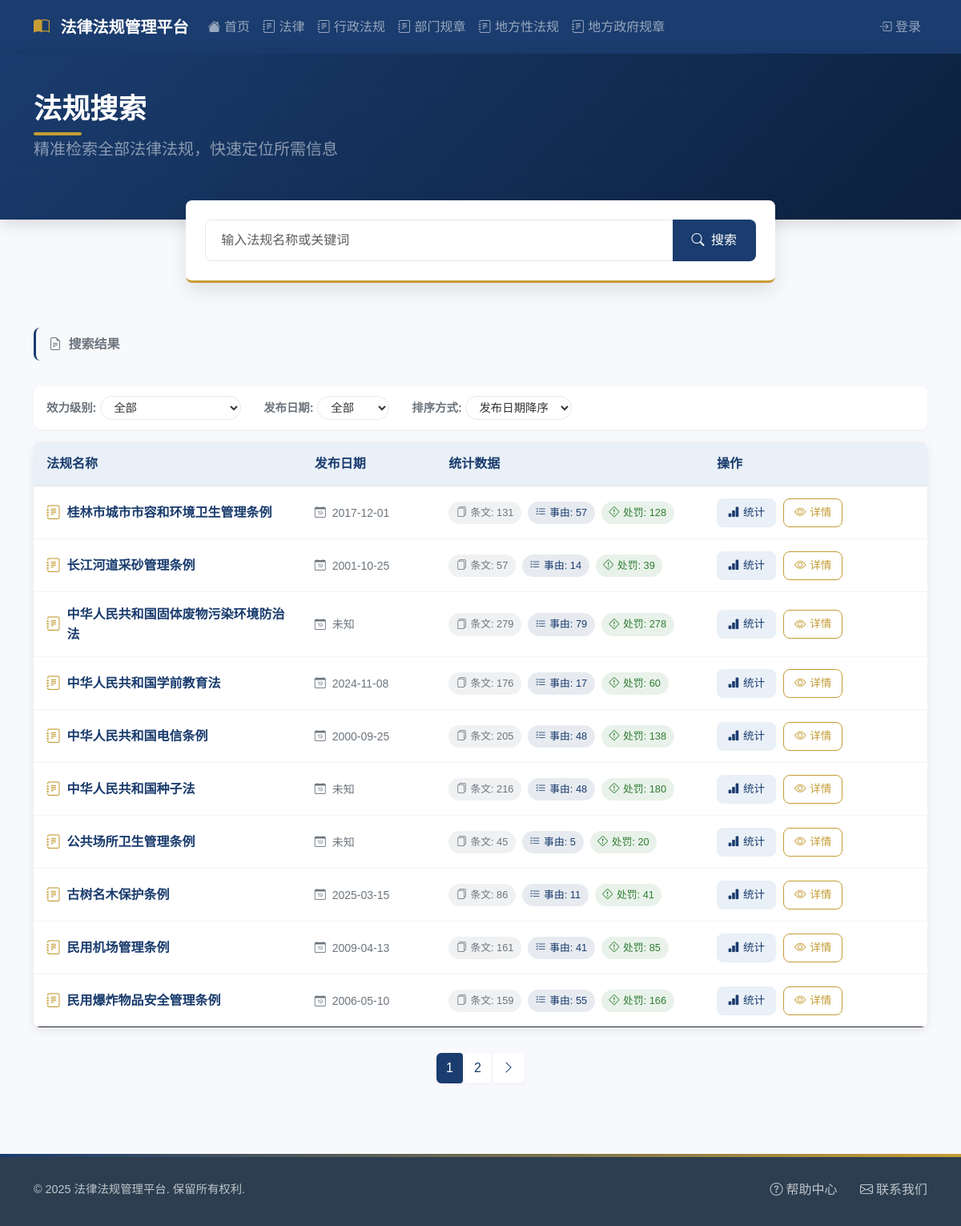
The app's page /search/regulations, older data.
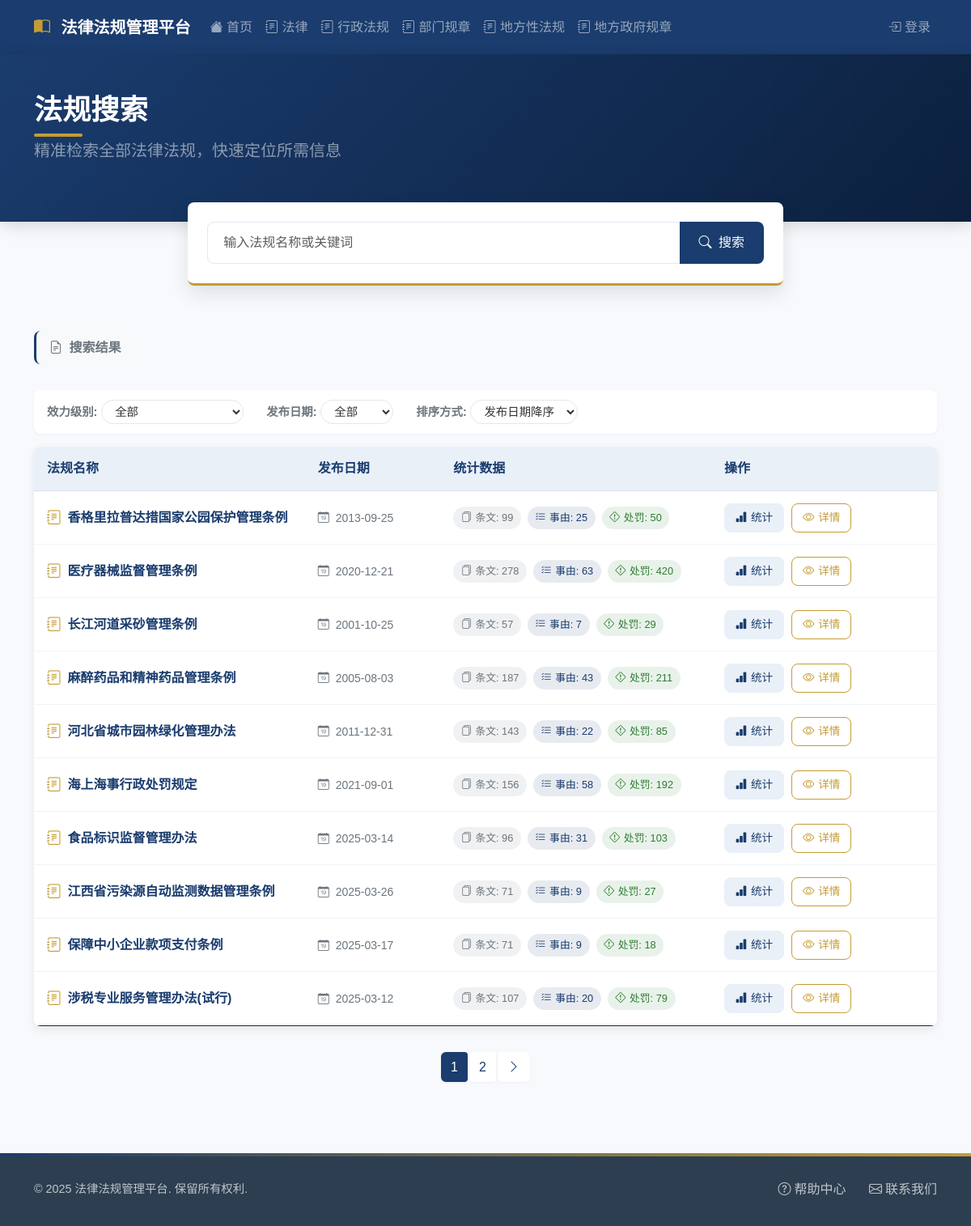
The same page, newer data.
### models.py (models this page shows)
class LegalRegulation(db.Model):
    id = db.Column(db.Integer, primary_key=True)
    name = db.Column(db.String(200), nullable=False, unique=True)  # 法规名称
    document_number = db.Column(db.String(100))  # 文号
    issued_by = db.Column(db.String(100))  # 通过机构
    approved_by = db.Column(db.String(100))  # 批准机构
    issued_date = db.Column(db.DateTime)  # 批准日期
    effective_date = db.Column(db.DateTime)  # 生效日期
    revision_date = db.Column(db.DateTime)  # 修订日期
    hierarchy_level = db.Column(db.String(50))  # 效力级别
    province = db.Column(db.String(50))  # 省
    city = db.Column(db.String(50))  # 市
    status = db.Column(db.String(20), default='active')  # 状态：active, archived
    structures = relationship('LegalStructure', back_populates='regulation', cascade='all, delete-orphan')
    causes = relationship('LegalCause', back_populates='regulation', cascade='all, delete-orphan')

### app.py (the view, shortened to what this page needs)
@app.route('/search/regulations')
def search_regulations():
    keyword = request.args.get('keyword', '')
    page = request.args.get('page', 1, type=int)
    per_page = 10
    query = LegalRegulation.query
    pagination = query.paginate(page=page, per_page=per_page, error_out=False)
    regulations = pagination.items
    return render_template('regulations/list.html',
                           regulations=regulations,
                           pagination=pagination,
                           keyword=keyword)

### app.py (called while the page is built)
def get_punishment_count(regulation_id):
    return db.session.query(LegalPunishment).\
        join(LegalCause).\
        filter(LegalCause.regulation_id == regulation_id).\
        count()

@app.context_processor
def utility_processor():
    return {
        'get_punishment_count': get_punishment_count
    }

### templates/regulations/list.html (shortened to what this page needs)
<!DOCTYPE html>
<html lang="zh">
<head>
    <link href="https://cdn.jsdelivr.net/npm/bootstrap@5.3.0/dist/css/bootstrap.min.css" rel="stylesheet">
    <link rel="stylesheet" href="https://cdn.jsdelivr.net/npm/bootstrap-icons@1.11.0/font/bootstrap-icons.css">
</head>
<body>
    <nav class="navbar navbar-expand-lg navbar-dark">
        <div class="container">
            <a class="navbar-brand" href="/">
                <i class="bi bi-book-half"></i> 法律法规管理平台
            </a>
            <div class="collapse navbar-collapse" id="navbarNav">
                <ul class="navbar-nav">
                    <li class="nav-item">
                        <a class="nav-link" href="/">
                            <i class="bi bi-house-fill"></i> 首页
                        </a>
                    </li>
                    <li class="nav-item">
                        <a class="nav-link" href="{{ url_for('regulations_by_level', level='法律') }}">
                            <i class="bi bi-journal-text"></i> 法律
                        </a>
                    </li>
                    <li class="nav-item">
                        <a class="nav-link" href="{{ url_for('regulations_by_level', level='行政法规') }}">
                            <i class="bi bi-journal-text"></i> 行政法规
                        </a>
                    </li>
                    <li class="nav-item">
                        <a class="nav-link" href="{{ url_for('regulations_by_level', level='部门规章') }}">
                            <i class="bi bi-journal-text"></i> 部门规章
                        </a>
                    </li>
                    <li class="nav-item">
                        <a class="nav-link" href="{{ url_for('regulations_by_level', level='地方性法规') }}">
                            <i class="bi bi-journal-text"></i> 地方性法规
                        </a>
                    </li>
                    <li class="nav-item">
                        <a class="nav-link" href="{{ url_for('regulations_by_level', level='地方政府规章') }}">
                            <i class="bi bi-journal-text"></i> 地方政府规章
                        </a>
                    </li>
                </ul>
                <ul class="navbar-nav ms-auto">
                    {% if current_user.is_authenticated %}
                    <li class="nav-item dropdown">
                        <a class="nav-link dropdown-toggle" href="#" role="button" data-bs-toggle="dropdown">
                            <i class="bi bi-person-circle"></i> {{ current_user.username }}
                        </a>
                        <ul class="dropdown-menu dropdown-menu-end">
                            <li><a class="dropdown-item" href="#"><i class="bi bi-person-gear"></i> 个人设置</a></li>
                            <li><hr class="dropdown-divider"></li>
                            <li><a class="dropdown-item" href="{{ url_for('logout') }}"><i class="bi bi-box-arrow-right"></i> 退出登录</a></li>
                        </ul>
                    </li>
                    {% else %}
                    <li class="nav-item">
                        <a class="nav-link" href="{{ url_for('login') }}">
                            <i class="bi bi-box-arrow-in-right"></i> 登录
                        </a>
                    </li>
                    {% endif %}
                </ul>
            </div>
        </div>
    </nav>
    <header class="page-header">
        <div class="container">
            <div class="row align-items-center">
                <div class="col-lg-6">
                    <h1 class="page-title">法规搜索</h1>
                    <p class="lead text-white-50">
                        精准检索全部法律法规，快速定位所需信息
                    </p>
                </div>
            </div>
        </div>
    </header>
    <div class="container">
        <div class="row justify-content-center">
            <div class="col-lg-8">
                <form action="{{ url_for('search_regulations') }}" method="get" class="search-container">
                    <div class="input-group">
                        <input type="text" class="form-control search-input"
                               name="keyword"
                               placeholder="输入法规名称或关键词"
                               value="{{ keyword or '' }}">
                        <button class="btn search-btn" type="submit">
                            <i class="bi bi-search me-1"></i> 搜索
                        </button>
                    </div>
                </form>
            </div>
        </div>
    </div>
    <section class="content-section">
        <div class="container">
            <div class="d-flex align-items-center mb-3">
                <span class="search-result-title">
                    <i class="bi bi-file-earmark-text me-1"></i> 搜索结果
                </span>
            </div>
            <div class="filter-options">
                <div class="filter-group d-flex align-items-center me-3">
                    <span class="filter-label">效力级别:</span>
                    <select class="filter-select" name="level">
                        <option value="">全部</option>
                    </select>
                </div>
                <div class="filter-group d-flex align-items-center me-3">
                    <span class="filter-label">发布日期:</span>
                    <select class="filter-select" name="date">
                        <option value="">全部</option>
                    </select>
                </div>
                <div class="filter-group d-flex align-items-center">
                    <span class="filter-label">排序方式:</span>
                    <select class="filter-select" name="sort">
                        <option value="date_desc">发布日期降序</option>
                    </select>
                </div>
            </div>
            {% if regulations %}
            <div class="regulations-table-container">
                <table class="table regulations-table mb-0">
                    <thead>
                        <tr>
                            <th style="width: 30%">法规名称</th>
                            <th style="width: 15%">发布日期</th>
                            <th style="width: 30%">统计数据</th>
                            <th style="width: 25%">操作</th>
                        </tr>
                    </thead>
                    <tbody>
                        {% for regulation in regulations %}
                        <tr>
                            <td>
                                <div class="regulation-name">
                                    <i class="bi bi-journal-text"></i>
                                    {{ regulation.name }}
                                </div>
                            </td>
                            <td>
                                <div class="text-secondary small">
                                    <i class="bi bi-calendar-date me-1"></i>
                                    {{ regulation.issued_date.strftime('%Y-%m-%d') if regulation.issued_date else '未知' }}
                                </div>
                            </td>
                            <td>
                                <div class="stat-badges">
                                    <span class="stat-badge">
                                        <i class="bi bi-files"></i>条文: {{ regulation.structures|length }}
                                    </span>
                                    <span class="stat-badge primary">
                                        <i class="bi bi-list-check"></i>事由: {{ regulation.causes|length }}
                                    </span>
                                    <span class="stat-badge success">
                                        <i class="bi bi-exclamation-diamond"></i>处罚: {{ get_punishment_count(regulation.id) }}
                                    </span>
                                </div>
                            </td>
                            <td>
                                <a href="{{ url_for('regulation_stats', regulation_id=regulation.id) }}"
                                   class="action-btn stats-btn">
                                    <i class="bi bi-bar-chart-fill"></i> 统计
                                </a>
                                <a href="{{ url_for('regulation_detail', regulation_id=regulation.id) }}"
                                   class="action-btn detail-btn">
                                    <i class="bi bi-eye"></i> 详情
                                </a>
                            </td>
                        </tr>
                        {% endfor %}
                    </tbody>
                </table>
            </div>
            {% endif %}
            {% if pagination and pagination.pages > 1 %}
            <nav aria-label="法规分页">
                <ul class="pagination justify-content-center">
                    {% for page in pagination.iter_pages(left_edge=1, right_edge=1, left_current=1, right_current=2) %}
                        {% if page %}
                            {% if page != pagination.page %}
                            <li class="page-item">
                                <a class="page-link" href="{{ url_for('search_regulations', page=page, keyword=keyword) }}">
                                    {{ page }}
                                </a>
                            </li>
                            {% else %}
                            <li class="page-item active">
                                <span class="page-link">{{ page }}</span>
                            </li>
                            {% endif %}
                        {% else %}
                        <li class="page-item disabled">
                            <span class="page-link">...</span>
                        </li>
                        {% endif %}
                    {% endfor %}
                    {% if pagination.has_next %}
                    <li class="page-item">
                        <a class="page-link" href="{{ url_for('search_regulations', page=pagination.next_num, keyword=keyword) }}" aria-label="下一页">
                            <i class="bi bi-chevron-right"></i>
                        </a>
                    </li>
                    {% endif %}
                </ul>
            </nav>
            {% endif %}
        </div>
    </section>
    <footer>
        <div class="container">
            <div class="footer-content">
                <p class="copyright mb-0">&copy; 2025 法律法规管理平台. 保留所有权利.</p>
                <div class="footer-links">
                    <a href="#"><i class="bi bi-question-circle me-1"></i>帮助中心</a>
                    <a href="#"><i class="bi bi-envelope me-1"></i>联系我们</a>
                </div>
            </div>
        </div>
    </footer>
</body>
</html>

Row changes from the older to the newer data that the page shows:
removed LegalRegulation: name "桂林市城市市容和环境卫生管理条例", issued_date "2017-12-01", structures|length "131", causes|length "57", get_punishment_count "128"
removed LegalRegulation: name "长江河道采砂管理条例", issued_date "2001-10-25", structures|length "57", causes|length "14", get_punishment_count "39"
removed LegalRegulation: name "中华人民共和国固体废物污染环境防治法", issued_date "未知", structures|length "279", causes|length "79", get_punishment_count "278"
removed LegalRegulation: name "中华人民共和国学前教育法", issued_date "2024-11-08", structures|length "176", causes|length "17", get_punishment_count "60"
removed LegalRegulation: name "中华人民共和国电信条例", issued_date "2000-09-25", structures|length "205", causes|length "48", get_punishment_count "138"
removed LegalRegulation: name "中华人民共和国种子法", issued_date "未知", structures|length "216", causes|length "48", get_punishment_count "180"
removed LegalRegulation: name "公共场所卫生管理条例", issued_date "未知", structures|length "45", causes|length "5", get_punishment_count "20"
removed LegalRegulation: name "古树名木保护条例", issued_date "2025-03-15", structures|length "86", causes|length "11", get_punishment_count "41"
removed LegalRegulation: name "民用机场管理条例", issued_date "2009-04-13", structures|length "161", causes|length "41", get_punishment_count "85"
removed LegalRegulation: name "民用爆炸物品安全管理条例", issued_date "2006-05-10", structures|length "159", causes|length "55", get_punishment_count "166"
added LegalRegulation: name "香格里拉普达措国家公园保护管理条例", issued_date "2013-09-25", structures|length "99", causes|length "25", get_punishment_count "50"
added LegalRegulation: name "医疗器械监督管理条例", issued_date "2020-12-21", structures|length "278", causes|length "63", get_punishment_count "420"
added LegalRegulation: name "长江河道采砂管理条例", issued_date "2001-10-25", structures|length "57", causes|length "7", id "29"
added LegalRegulation: name "麻醉药品和精神药品管理条例", issued_date "2005-08-03", structures|length "187", causes|length "43", get_punishment_count "211"
added LegalRegulation: name "河北省城市园林绿化管理办法", issued_date "2011-12-31", structures|length "143", causes|length "22", get_punishment_count "85"
added LegalRegulation: name "海上海事行政处罚规定", issued_date "2021-09-01", structures|length "156", causes|length "58", get_punishment_count "192"
added LegalRegulation: name "食品标识监督管理办法", issued_date "2025-03-14", structures|length "96", causes|length "31", get_punishment_count "103"
added LegalRegulation: name "江西省污染源自动监测数据管理条例", issued_date "2025-03-26", structures|length "71", causes|length "9", get_punishment_count "27"
added LegalRegulation: name "保障中小企业款项支付条例", issued_date "2025-03-17", structures|length "71", causes|length "9", get_punishment_count "18"
added LegalRegulation: name "涉税专业服务管理办法(试行)", issued_date "2025-03-12", structures|length "107", causes|length "20", get_punishment_count "79"
